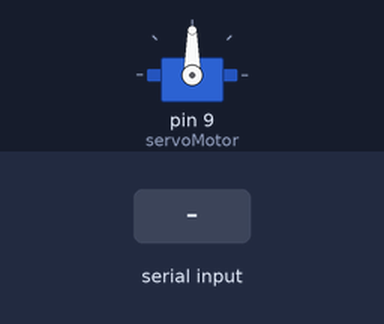
Recording of a sketch running on a simulated Arduino Uno, built with avr-gcc and run on an emulated ATmega328P. Parts: servo. Inputs (shaded band) come from the test bench.

Above: at 1.2 s.
1.3 s: "30,150\n" received over Serial
At 2.7 s:
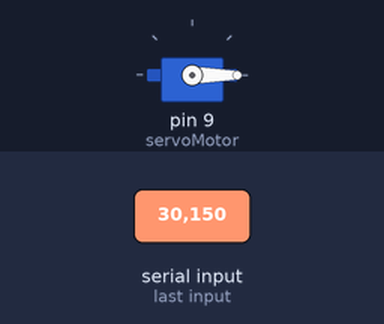
3.8 s: "90,45\n" received over Serial
At 4.6 s:
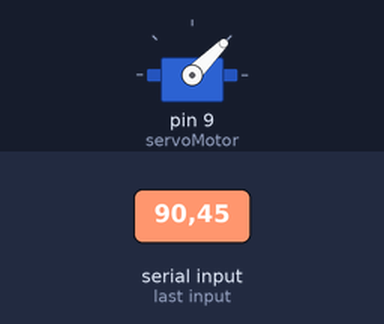
6.3 s: "200\n" received over Serial
At 6.8 s:
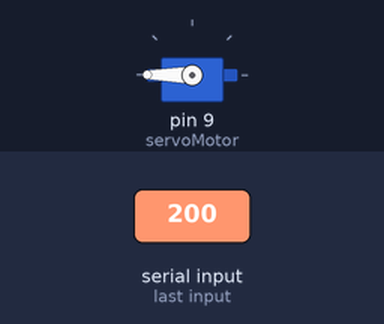
Timing chart, 0 to 9.3 s (numbered marks = the images above; inputs shaded):
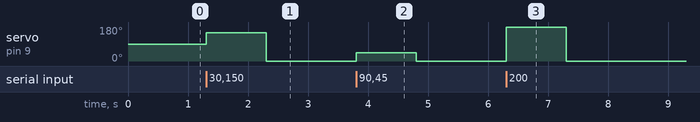

Measured:
- after the input at 1.3 s, servo on pin 9 (servoMotor): 90° → 150° at once, → 0° 1.0 s later
- after the input at 3.8 s, servo on pin 9 (servoMotor): 0° → 45° at once, → 0° 1.0 s later
- after the input at 6.3 s, servo on pin 9 (servoMotor): 0° → 180° at once, → 0° 1.0 s later

The sketch:

ServosJava.ino
```cpp
#include <Servo.h>

Servo servoMotor;

void setup() {
  servoMotor.attach(9); // Pin donde está conectado el servo
  Serial.begin(9600);   // Inicializa la comunicación serial a 9600 bps
}

void loop() {
  if (Serial.available() > 0) {
    int angle = Serial.parseInt(); // Lee el ángulo enviado desde C++
    angle = constrain(angle, 0, 180); // Asegura que el ángulo esté dentro del rango permitido
    servoMotor.write(angle); // Mueve el servo al ángulo especificado
  }
}
```
